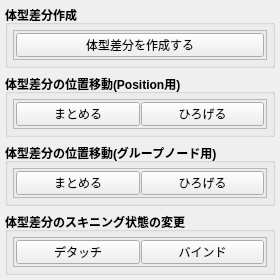
<?xml version="1.0" encoding="UTF-8"?>
<ui version="4.0">
 <class>MainWindow</class>
 <widget class="QMainWindow" name="MainWindow">
  <property name="geometry">
   <rect>
    <x>0</x>
    <y>0</y>
    <width>280</width>
    <height>280</height>
   </rect>
  </property>
  <property name="sizePolicy">
   <sizepolicy hsizetype="Fixed" vsizetype="Preferred">
    <horstretch>0</horstretch>
    <verstretch>0</verstretch>
   </sizepolicy>
  </property>
  <property name="minimumSize">
   <size>
    <width>280</width>
    <height>280</height>
   </size>
  </property>
  <property name="maximumSize">
   <size>
    <width>280</width>
    <height>280</height>
   </size>
  </property>
  <property name="windowTitle">
   <string>GallopCharaBodyDifference</string>
  </property>
  <property name="whatsThis">
   <string/>
  </property>
  <widget class="QWidget" name="centralwidget">
   <layout class="QGridLayout" name="gridLayout">
    <property name="leftMargin">
     <number>0</number>
    </property>
    <property name="topMargin">
     <number>0</number>
    </property>
    <property name="rightMargin">
     <number>0</number>
    </property>
    <property name="bottomMargin">
     <number>0</number>
    </property>
    <item row="0" column="0">
     <layout class="QVBoxLayout" name="mainVLO">
      <property name="leftMargin">
       <number>5</number>
      </property>
      <property name="topMargin">
       <number>5</number>
      </property>
      <property name="rightMargin">
       <number>5</number>
      </property>
      <property name="bottomMargin">
       <number>5</number>
      </property>
      <item>
       <widget class="QGroupBox" name="createBodyDiffGrp">
        <property name="font">
         <font>
          <weight>75</weight>
          <bold>true</bold>
         </font>
        </property>
        <property name="styleSheet">
         <string notr="true"/>
        </property>
        <property name="title">
         <string>体型差分作成</string>
        </property>
        <layout class="QGridLayout" name="gridLayout_3">
         <property name="leftMargin">
          <number>5</number>
         </property>
         <property name="topMargin">
          <number>5</number>
         </property>
         <property name="rightMargin">
          <number>5</number>
         </property>
         <property name="bottomMargin">
          <number>5</number>
         </property>
         <item row="0" column="0">
          <widget class="QFrame" name="createBodyDiffFrame">
           <property name="frameShape">
            <enum>QFrame::StyledPanel</enum>
           </property>
           <property name="frameShadow">
            <enum>QFrame::Raised</enum>
           </property>
           <property name="lineWidth">
            <number>2</number>
           </property>
           <layout class="QGridLayout" name="gridLayout_9">
            <property name="leftMargin">
             <number>2</number>
            </property>
            <property name="topMargin">
             <number>2</number>
            </property>
            <property name="rightMargin">
             <number>2</number>
            </property>
            <property name="bottomMargin">
             <number>2</number>
            </property>
            <item row="0" column="0">
             <widget class="QPushButton" name="createBodyDiffBtn">
              <property name="font">
               <font>
                <weight>50</weight>
                <bold>false</bold>
               </font>
              </property>
              <property name="text">
               <string>体型差分を作成する</string>
              </property>
             </widget>
            </item>
           </layout>
          </widget>
         </item>
        </layout>
       </widget>
      </item>
      <item>
       <widget class="QGroupBox" name="moveBodyDiffForPosGrp">
        <property name="font">
         <font>
          <weight>75</weight>
          <bold>true</bold>
         </font>
        </property>
        <property name="title">
         <string>体型差分の位置移動(Position用)</string>
        </property>
        <layout class="QGridLayout" name="gridLayout_5">
         <property name="leftMargin">
          <number>5</number>
         </property>
         <property name="topMargin">
          <number>5</number>
         </property>
         <property name="rightMargin">
          <number>5</number>
         </property>
         <property name="bottomMargin">
          <number>5</number>
         </property>
         <item row="0" column="0">
          <widget class="QFrame" name="moveBodyDiffForPosFrame">
           <property name="frameShape">
            <enum>QFrame::StyledPanel</enum>
           </property>
           <property name="frameShadow">
            <enum>QFrame::Raised</enum>
           </property>
           <property name="lineWidth">
            <number>2</number>
           </property>
           <layout class="QGridLayout" name="gridLayout_6">
            <property name="leftMargin">
             <number>2</number>
            </property>
            <property name="topMargin">
             <number>2</number>
            </property>
            <property name="rightMargin">
             <number>2</number>
            </property>
            <property name="bottomMargin">
             <number>2</number>
            </property>
            <property name="horizontalSpacing">
             <number>2</number>
            </property>
            <item row="0" column="0">
             <layout class="QHBoxLayout" name="moveBodyDiffForPosHLO">
              <property name="spacing">
               <number>1</number>
              </property>
              <item>
               <widget class="QPushButton" name="moveBodyDiffForPosContractBtn">
                <property name="font">
                 <font>
                  <weight>50</weight>
                  <bold>false</bold>
                 </font>
                </property>
                <property name="text">
                 <string>まとめる</string>
                </property>
               </widget>
              </item>
              <item>
               <widget class="QPushButton" name="moveBodyDiffForPosExpandBtn">
                <property name="font">
                 <font>
                  <weight>50</weight>
                  <bold>false</bold>
                 </font>
                </property>
                <property name="text">
                 <string>ひろげる</string>
                </property>
               </widget>
              </item>
             </layout>
            </item>
           </layout>
           <zorder></zorder>
          </widget>
         </item>
        </layout>
       </widget>
      </item>
      <item>
       <widget class="QGroupBox" name="moveBodyDiffForGrpNodeGrp">
        <property name="font">
         <font>
          <weight>75</weight>
          <bold>true</bold>
         </font>
        </property>
        <property name="title">
         <string>体型差分の位置移動(グループノード用)</string>
        </property>
        <layout class="QGridLayout" name="gridLayout_4">
         <property name="leftMargin">
          <number>5</number>
         </property>
         <property name="topMargin">
          <number>5</number>
         </property>
         <property name="rightMargin">
          <number>5</number>
         </property>
         <property name="bottomMargin">
          <number>5</number>
         </property>
         <item row="0" column="0">
          <widget class="QFrame" name="moveBodyDiffForGrpNodeFrame">
           <property name="frameShape">
            <enum>QFrame::StyledPanel</enum>
           </property>
           <property name="frameShadow">
            <enum>QFrame::Raised</enum>
           </property>
           <property name="lineWidth">
            <number>2</number>
           </property>
           <layout class="QGridLayout" name="gridLayout_8">
            <property name="leftMargin">
             <number>2</number>
            </property>
            <property name="topMargin">
             <number>2</number>
            </property>
            <property name="rightMargin">
             <number>2</number>
            </property>
            <property name="bottomMargin">
             <number>2</number>
            </property>
            <property name="horizontalSpacing">
             <number>2</number>
            </property>
            <item row="0" column="0">
             <layout class="QHBoxLayout" name="moveBodyDiffForGrpNodeHLO">
              <property name="spacing">
               <number>1</number>
              </property>
              <item>
               <widget class="QPushButton" name="moveBodyDiffForGrpNodeContractBtn">
                <property name="font">
                 <font>
                  <weight>50</weight>
                  <bold>false</bold>
                 </font>
                </property>
                <property name="text">
                 <string>まとめる</string>
                </property>
               </widget>
              </item>
              <item>
               <widget class="QPushButton" name="moveBodyDiffForGrpNodeExpandBtn">
                <property name="font">
                 <font>
                  <weight>50</weight>
                  <bold>false</bold>
                 </font>
                </property>
                <property name="text">
                 <string>ひろげる</string>
                </property>
               </widget>
              </item>
             </layout>
            </item>
           </layout>
          </widget>
         </item>
        </layout>
       </widget>
      </item>
      <item>
       <widget class="QGroupBox" name="changeBodyDiffSkiningStateGrp">
        <property name="font">
         <font>
          <weight>75</weight>
          <bold>true</bold>
         </font>
        </property>
        <property name="title">
         <string>体型差分のスキニング状態の変更</string>
        </property>
        <layout class="QGridLayout" name="gridLayout_2">
         <property name="leftMargin">
          <number>5</number>
         </property>
         <property name="topMargin">
          <number>5</number>
         </property>
         <property name="rightMargin">
          <number>5</number>
         </property>
         <property name="bottomMargin">
          <number>5</number>
         </property>
         <item row="0" column="0">
          <widget class="QFrame" name="changeBodyDiffSkiningStateFrame">
           <property name="font">
            <font>
             <weight>50</weight>
             <bold>false</bold>
            </font>
           </property>
           <property name="frameShape">
            <enum>QFrame::StyledPanel</enum>
           </property>
           <property name="frameShadow">
            <enum>QFrame::Raised</enum>
           </property>
           <property name="lineWidth">
            <number>2</number>
           </property>
           <layout class="QGridLayout" name="gridLayout_7">
            <property name="leftMargin">
             <number>2</number>
            </property>
            <property name="topMargin">
             <number>2</number>
            </property>
            <property name="rightMargin">
             <number>2</number>
            </property>
            <property name="bottomMargin">
             <number>2</number>
            </property>
            <item row="0" column="0">
             <layout class="QHBoxLayout" name="changeBodyDiffSkiningStateHLO">
              <property name="spacing">
               <number>1</number>
              </property>
              <item>
               <widget class="QPushButton" name="changeBodyDiffSkiningStateDetachBtn">
                <property name="font">
                 <font>
                  <weight>50</weight>
                  <bold>false</bold>
                 </font>
                </property>
                <property name="text">
                 <string>デタッチ</string>
                </property>
               </widget>
              </item>
              <item>
               <widget class="QPushButton" name="changeBodyDiffSkiningStateBindBtn">
                <property name="font">
                 <font>
                  <weight>50</weight>
                  <bold>false</bold>
                 </font>
                </property>
                <property name="text">
                 <string>バインド</string>
                </property>
               </widget>
              </item>
             </layout>
            </item>
           </layout>
          </widget>
         </item>
        </layout>
       </widget>
      </item>
     </layout>
    </item>
   </layout>
  </widget>
 </widget>
 <resources/>
 <connections/>
</ui>
